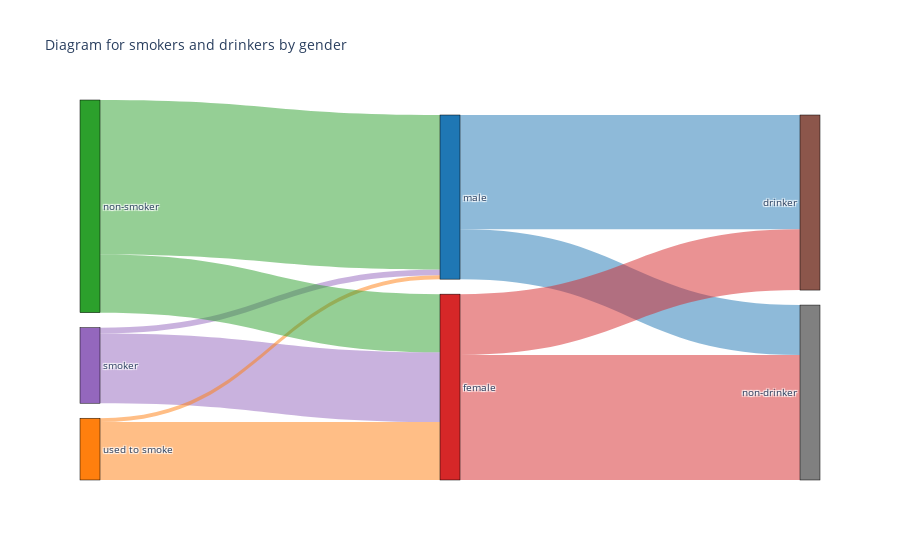

The notebook cell this image was saved under:
### Code cell
import plotly.graph_objects as go

fig = go.Figure(data=[go.Sankey( node = dict( pad = 15, thickness = 20,
      line = dict(color = "black", width = 0.5),
      label = ["smoker", "used to smoke", "non-smoker", "male", "female", "drinker", "non-drinker"],
      color = ["#9467bd", "#ff7f0e", "#2ca02c", "#1f77b4", "#d62728", "#8c564b", "#808080"]
    ), link = dict(
      source = [0, 0, 1, 1, 2, 2, 3, 3, 4, 4], 
      target = [3, 4, 3, 4, 3, 4, 5, 6, 5, 6],
      value =  [smoker_males, smoker_female, exsmoker_male, exsmoker_female,
                nonsmoker_male, nonsmoker_female, male_drinker, male_nondrinker,
                female_drinker, female_nondrinker],
      color = ['rgba(148, 103, 189, 0.5)', 'rgba(148, 103, 189, 0.5)', 'rgba(255, 127, 14, 0.5)', 
               'rgba(255, 127, 14, 0.5)', 'rgba(44, 160, 44, 0.5)', 'rgba(44, 160, 44, 0.5)', 
               'rgba(31, 119, 180, 0.5)', 'rgba(31, 119, 180, 0.5)',
               'rgba(214, 39, 40, 0.5)','rgba(214, 39, 40, 0.5)'],
  ))])

fig.update_layout(title_text="Diagram for smokers and drinkers by gender", font_size=10)
fig.show()

### Figure 1 — Plotly figure (JSON) as saved in the notebook; plotly's stock layout.template omitted (floating-point values rounded to 4 significant figures)
{"data": [{"link": {"color": ["rgba(148, 103, 189, 0.5)", "rgba(148, 103, 189, 0.5)", "rgba(255, 127, 14, 0.5)", "rgba(255, 127, 14, 0.5)", "rgba(44, 160, 44, 0.5)", "rgba(44, 160, 44, 0.5)", "rgba(31, 119, 180, 0.5)", "rgba(31, 119, 180, 0.5)", "rgba(214, 39, 40, 0.5)", "rgba(214, 39, 40, 0.5)"], "source": [0, 0, 1, 1, 2, 2, 3, 3, 4, 4], "target": [3, 4, 3, 4, 3, 4, 5, 6, 5, 6], "value": [16248, 197697, 10922, 164022, 437751, 164680, 323751, 141170, 172093, 354306]}, "node": {"color": ["#9467bd", "#ff7f0e", "#2ca02c", "#1f77b4", "#d62728", "#8c564b", "#808080"], "label": ["smoker", "used to smoke", "non-smoker", "male", "female", "drinker", "non-drinker"], "line": {"color": "black", "width": 0.5}, "pad": 15, "thickness": 20}, "type": "sankey"}], "layout": {"font": {"size": 10}, "title": {"text": "Diagram for smokers and drinkers by gender"}}}
